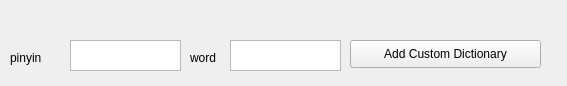
<?xml version="1.0" encoding="UTF-8"?>
<ui version="4.0">
 <class>addDataBase</class>
 <widget class="QWidget" name="addDataBase">
  <property name="geometry">
   <rect>
    <x>0</x>
    <y>0</y>
    <width>567</width>
    <height>86</height>
   </rect>
  </property>
  <property name="windowTitle">
   <string>Form</string>
  </property>
  <widget class="QPushButton" name="pushButton">
   <property name="geometry">
    <rect>
     <x>350</x>
     <y>40</y>
     <width>191</width>
     <height>28</height>
    </rect>
   </property>
   <property name="text">
    <string>Add Custom Dictionary</string>
   </property>
  </widget>
  <widget class="QTextEdit" name="textPinyin">
   <property name="geometry">
    <rect>
     <x>70</x>
     <y>40</y>
     <width>111</width>
     <height>31</height>
    </rect>
   </property>
  </widget>
  <widget class="QTextEdit" name="textWord">
   <property name="geometry">
    <rect>
     <x>230</x>
     <y>40</y>
     <width>111</width>
     <height>31</height>
    </rect>
   </property>
  </widget>
  <widget class="QLabel" name="label">
   <property name="geometry">
    <rect>
     <x>10</x>
     <y>50</y>
     <width>51</width>
     <height>16</height>
    </rect>
   </property>
   <property name="text">
    <string>pinyin</string>
   </property>
  </widget>
  <widget class="QLabel" name="label_2">
   <property name="geometry">
    <rect>
     <x>190</x>
     <y>50</y>
     <width>31</width>
     <height>16</height>
    </rect>
   </property>
   <property name="text">
    <string>word</string>
   </property>
  </widget>
 </widget>
 <resources/>
 <connections/>
</ui>
